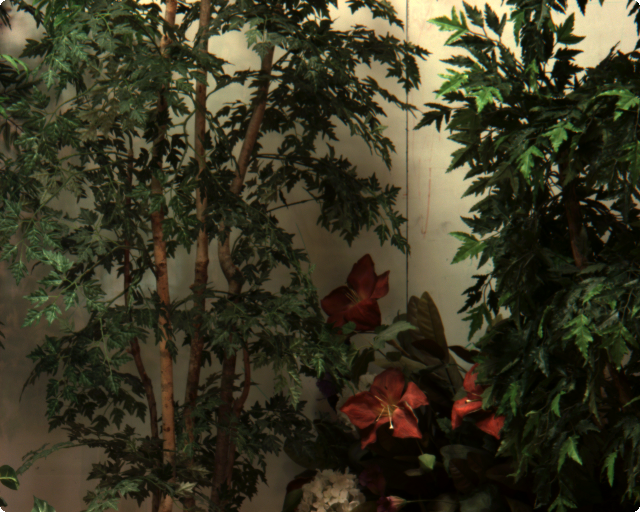
%> input picture data/p6/trees/seq_0000.png, 640 x 512 px; its folder holds 3 pictures in this run
$ octave start6.m   (GNU Octave 9; MATLAB toolbox functions it lacks are replaced by stand-ins)
%> lines starting %> are read from the running program, lines starting %| are printed output that depends on the picture
### src/p6/readLightFieldData.m
function images = readLightFieldData(lightFieldPath)
%> called with lightFieldPath = 'data/p6/trees'
%READLIGHTFIELDDATA reads a light field, stored as a series of png images
%into a image tensor. Order of images is flipped.
%   @param lightFieldPath String user specified path to light field data
%          light field data is assumed to be a series of S (M x N) png
%          images.
%   @return an (M x N x 3 x S) tensor containing all light field images.

% if path is provided first try to read it

    if nargin > 0
        directory = lightFieldPath;
    else
        directory = uigetdir;
    end

    % check whether a directory is specified.
    if ~(directory == 0)
         % get the names of all image files
         searchFor = strcat(directory, '/*.png');
         dirListing = dir(searchFor);

         % get number of images
         numFrames = length(dirListing);

         % open images and store it in array
         % first image
         % use full path because the folder may not be the active path
         fileName = fullfile(directory, dirListing(1).name);
         sentinelImg = imread(fileName);
%> sentinelImg is the input picture: size 512x640x3 uint8; mean R, G, B 58.6, 55.7, 36.1
         [M, N, C] = size(sentinelImg);
%> M = 512; N = 640; C = 3
         images = zeros(M,N,C,numFrames);

         for k=1:numFrames
             fileName = fullfile(directory, dirListing(k).name);
             img = im2double(imread(fileName));
             idx = numFrames-k+1;
             images(:,:,:,idx) = img;
         end

    end
end

### src/p6/showLightFieldMovie.m
function [ frames ] = showLightFieldMovie( lightFieldData )
%GENERATELIGHTFIELDMOVIE Summary of this function goes here
%   Detailed explanation goes here

    [~,~,~,numFrames] = size(lightFieldData);
    frames = repmat(struct('cdata', 1, 'colormap', 2), numFrames, 1 );
    for k=1:numFrames
        frames(k) = im2frame(lightFieldData(:,:,:,k));
    end
    figure('name', 'Light Field Data Movie');
    imshow(lightFieldData(:,:,:,1));
    movie(frames);

end

### src/p6/computeEPI.m
function [epiImages,selectedLineNrs]  = computeEPI(lightFieldData, imgHeight, rowSelectionCount, frameCount )
%COMPUTEEPI Summary of this function goes here
%   Detailed explanation goes here
    randomLineIdxs = randperm(imgHeight);
    selectedLineNrs = randomLineIdxs(1:rowSelectionCount);

    % for given rows take all height
    scanlines = lightFieldData(selectedLineNrs,:,:,1:frameCount);
    % permute scanlines image: t = images, v = scan line
    % height, camera views, col-channels, different rows
    epiImages = permute(scanlines, [2,4,3,1]);
end

### src/p6/showEPI.m
function showEPI(lightFieldData, epiImages, selectedLineNrs)
%SHOWEPI Summary of this function goes here
%   Detailed explanation goes here

    [N, ~, ~, rowCount] = size(epiImages);
    disp('EPI images legend: x-axis: selected row and y-axis: k-th camera view.');
    disp('x-axis: selected row');
    disp('y-axis: k-th camera view');
    for k = 1:rowCount
        figure('name', 'From left to right: Scanline, EPI, FT EPI');

        subplot(1,3,1);
        imshow(lightFieldData(:,:,:,k));
        hold on;

        scanline = repmat(selectedLineNrs(k), 1, N);
        plot(1:N, scanline, 'r');
        title('Scanline in Image');

        subplot(1,3,2);
        imshow(epiImages(:,:,:,k));
        title('EPI');

        subplot(1,3,3);
        imshow(getLightFieldEPIData(epiImages, k));
        title('Power Spectrum');
    end
end

### src/p6/linearFiltering.m
function [ out ] = linearFiltering(lightFieldData, idxPair)
%LINEARFILTERING Summary of this function goes here
%   @param lightFieldData (M x N x 3 x #Count) light field tensor.
%   @param idxPair an (1 x 2) idx array used for interpolation.
%   @return linear interpolated light field image from given idxPair.

    % get image height
    [M, ~, ~, ~] = size(lightFieldData);
    scanlines = lightFieldData(1:M,:,:,idxPair);
    epiImages = permute(scanlines, [2,4,3,1]);
    interpolatedEPI = 0.5*(epiImages(:,1,:,:) + epiImages(:,2,:,:));
    out = permute(interpolatedEPI, [4,1,3,2]);
end

### src/p6/getLightFieldEPIData.m
function [ epiImgFT ] = getLightFieldEPIData( epiImages, idx )
%GETLIGHTFIELDEPIDATA Summary of this function goes here
%   Detailed explanation goes here

    epiImgFT = fftshift(fft2(rgb2gray(epiImages(:,:,:,idx))));
    epiImgFT = log(1 + epiImgFT.*conj(epiImgFT));
    epiImgFT = mat2normalied(epiImgFT);
end

### util/mat2normalied.m
function [ normalizedMatrix ] = mat2normalied( matrix )
%MAT2NORMALIED maps linearly the entries of a given matrix into the range [0,1]
%   @param matrix of dimension (m x n) in range [a,b]
%   @return matrix of dimension (m x n) in range [0,1]

    normalizedMatrix = matrix - min(matrix(:));
    normalizedMatrix = normalizedMatrix ./ max(normalizedMatrix(:));

end

### start6.m
% Computational Photography Project 6
% Turned in by <Michael Single>
% Legi: 08-917-445

clc
clear all;
close all;

addpath('util/');
addpath('src/p6/');

lightFieldData = readLightFieldData('data/p6/trees');

%% task 1.1
[M,N,~,numFrames] = size(lightFieldData);
%> M = 512; N = 640; numFrames = 3
showLightFieldMovie(lightFieldData);
%> after the loop in showLightFieldMovie, `for k=1:numFrames`: frames = 3 items

%% task 1.2 && task 1.3
randomRowselectCount = 4;
[epiImages, selectedLineNrs] = computeEPI(lightFieldData, M, ...
                                          randomRowselectCount, numFrames);
%> selectedLineNrs = [433 389 217 135]
showEPI(lightFieldData, epiImages, selectedLineNrs);
%> the loop in showEPI, `for k = 1:rowCount` made 4 passes
%> pass 1, in showEPI, `title('Power Spectrum');`:
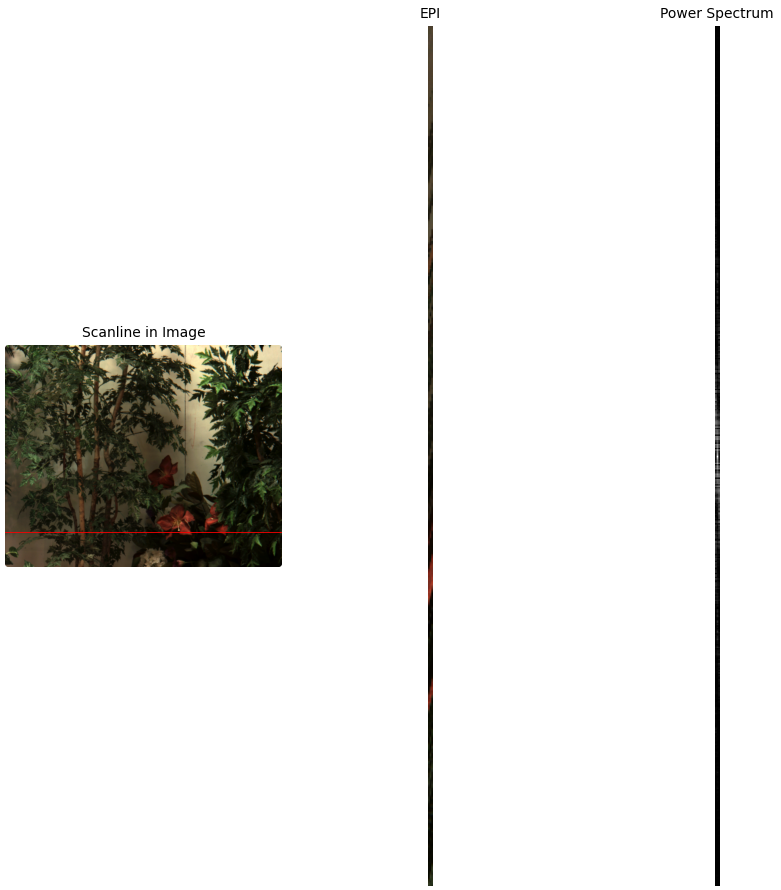
%> figure redrawn from the program's plot data, 3 panels
%> pass 2, in showEPI, `title('Power Spectrum');`:
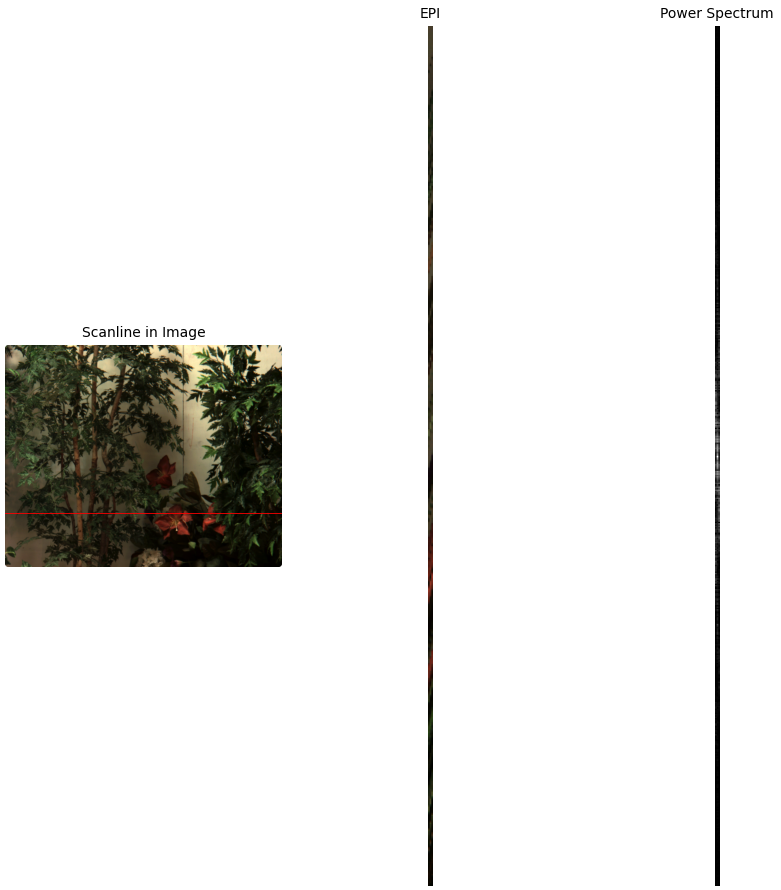
%> figure redrawn from the program's plot data, 3 panels
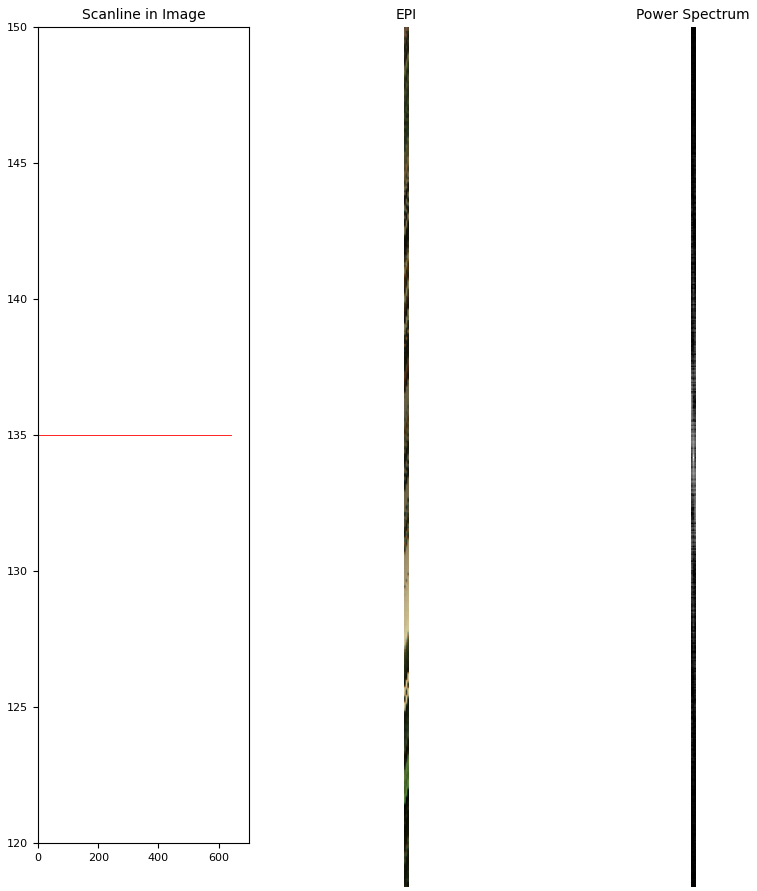
%> figure redrawn from the program's plot data, 3 panels

%% task 1.3 Linear Filter
baseIdx = 20;
idxPair = [baseIdx, baseIdx+1];
interpolatedImg = linearFiltering(lightFieldData, idxPair);
%> the run ends on the next line
